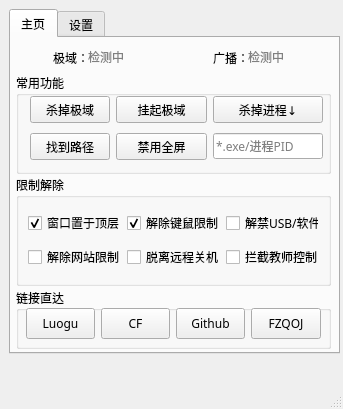
<?xml version="1.0" encoding="UTF-8"?>
<ui version="4.0">
 <class>MainWindow</class>
 <widget class="QMainWindow" name="MainWindow">
  <property name="geometry">
   <rect>
    <x>0</x>
    <y>0</y>
    <width>343</width>
    <height>409</height>
   </rect>
  </property>
  <property name="font">
   <font>
    <family>Microsoft YaHei UI Light</family>
   </font>
  </property>
  <property name="windowTitle">
   <string/>
  </property>
  <widget class="QWidget" name="centralwidget">
   <widget class="QTabWidget" name="tabWidget">
    <property name="geometry">
     <rect>
      <x>9</x>
      <y>9</y>
      <width>331</width>
      <height>345</height>
     </rect>
    </property>
    <property name="currentIndex">
     <number>0</number>
    </property>
    <widget class="QWidget" name="Home_Tab">
     <attribute name="title">
      <string>主页</string>
     </attribute>
     <widget class="QLabel" name="Radio_Label">
      <property name="geometry">
       <rect>
        <x>202</x>
        <y>9</y>
        <width>41</width>
        <height>21</height>
       </rect>
      </property>
      <property name="text">
       <string>广播：</string>
      </property>
     </widget>
     <widget class="QLabel" name="RadioState_Label">
      <property name="geometry">
       <rect>
        <x>237</x>
        <y>9</y>
        <width>41</width>
        <height>21</height>
       </rect>
      </property>
      <property name="text">
       <string>&lt;span style=&quot;color:grey&quot;&gt;检测中&lt;/span&gt;</string>
      </property>
     </widget>
     <widget class="QLabel" name="DoMainState_Label">
      <property name="geometry">
       <rect>
        <x>77</x>
        <y>9</y>
        <width>121</width>
        <height>21</height>
       </rect>
      </property>
      <property name="text">
       <string>&lt;span style=&quot;color:grey&quot;&gt;检测中&lt;/span&gt;</string>
      </property>
     </widget>
     <widget class="QLabel" name="DoMain_Label">
      <property name="geometry">
       <rect>
        <x>42</x>
        <y>9</y>
        <width>41</width>
        <height>21</height>
       </rect>
      </property>
      <property name="text">
       <string>极域：</string>
      </property>
     </widget>
     <widget class="QGroupBox" name="Often_GroupBox">
      <property name="geometry">
       <rect>
        <x>5</x>
        <y>35</y>
        <width>315</width>
        <height>101</height>
       </rect>
      </property>
      <property name="title">
       <string>常用功能</string>
      </property>
      <widget class="QLineEdit" name="Kill_LineEdit">
       <property name="geometry">
        <rect>
         <x>197</x>
         <y>60</y>
         <width>110</width>
         <height>26</height>
        </rect>
       </property>
       <property name="text">
        <string/>
       </property>
       <property name="placeholderText">
        <string>*.exe/进程PID</string>
       </property>
      </widget>
      <widget class="QPushButton" name="Find_Button">
       <property name="geometry">
        <rect>
         <x>14</x>
         <y>60</y>
         <width>80</width>
         <height>27</height>
        </rect>
       </property>
       <property name="text">
        <string>找到路径</string>
       </property>
      </widget>
      <widget class="QPushButton" name="Gua_Button">
       <property name="geometry">
        <rect>
         <x>100</x>
         <y>23</y>
         <width>91</width>
         <height>27</height>
        </rect>
       </property>
       <property name="text">
        <string>挂起极域</string>
       </property>
      </widget>
      <widget class="QPushButton" name="Kill_Button">
       <property name="geometry">
        <rect>
         <x>197</x>
         <y>23</y>
         <width>110</width>
         <height>27</height>
        </rect>
       </property>
       <property name="text">
        <string>杀掉进程↓</string>
       </property>
      </widget>
      <widget class="QPushButton" name="Full_Button">
       <property name="geometry">
        <rect>
         <x>100</x>
         <y>60</y>
         <width>91</width>
         <height>27</height>
        </rect>
       </property>
       <property name="text">
        <string>禁用全屏</string>
       </property>
      </widget>
      <widget class="QPushButton" name="Main_Button">
       <property name="geometry">
        <rect>
         <x>14</x>
         <y>23</y>
         <width>80</width>
         <height>27</height>
        </rect>
       </property>
       <property name="text">
        <string>杀掉极域</string>
       </property>
      </widget>
     </widget>
     <widget class="QGroupBox" name="Free_GroupBox">
      <property name="geometry">
       <rect>
        <x>5</x>
        <y>137</y>
        <width>315</width>
        <height>111</height>
       </rect>
      </property>
      <property name="title">
       <string>限制解除</string>
      </property>
      <layout class="QGridLayout" name="gridLayout_2">
       <item row="0" column="1">
        <widget class="QCheckBox" name="MB_CheckBox">
         <property name="text">
          <string>解除键鼠限制</string>
         </property>
         <property name="checked">
          <bool>true</bool>
         </property>
        </widget>
       </item>
       <item row="0" column="0">
        <widget class="QCheckBox" name="Top_CheckBox">
         <property name="text">
          <string>窗口置于顶层</string>
         </property>
         <property name="checked">
          <bool>true</bool>
         </property>
        </widget>
       </item>
       <item row="0" column="2">
        <widget class="QCheckBox" name="US_CheckBox">
         <property name="text">
          <string>解禁USB/软件</string>
         </property>
        </widget>
       </item>
       <item row="1" column="0">
        <widget class="QCheckBox" name="Web_CheckBox">
         <property name="text">
          <string>解除网站限制</string>
         </property>
        </widget>
       </item>
       <item row="1" column="1">
        <widget class="QCheckBox" name="Shutdown_CheckBox">
         <property name="text">
          <string>脱离远程关机</string>
         </property>
        </widget>
       </item>
       <item row="1" column="2">
        <widget class="QCheckBox" name="Teacher_CheckBox">
         <property name="text">
          <string>拦截教师控制</string>
         </property>
        </widget>
       </item>
      </layout>
     </widget>
     <widget class="QGroupBox" name="Link_GroupBox">
      <property name="geometry">
       <rect>
        <x>5</x>
        <y>250</y>
        <width>315</width>
        <height>61</height>
       </rect>
      </property>
      <property name="title">
       <string>链接直达</string>
      </property>
      <widget class="QPushButton" name="CF_Button">
       <property name="geometry">
        <rect>
         <x>85</x>
         <y>20</y>
         <width>69</width>
         <height>31</height>
        </rect>
       </property>
       <property name="text">
        <string>CF</string>
       </property>
      </widget>
      <widget class="QPushButton" name="Luogu_Button">
       <property name="geometry">
        <rect>
         <x>10</x>
         <y>20</y>
         <width>69</width>
         <height>31</height>
        </rect>
       </property>
       <property name="text">
        <string>Luogu</string>
       </property>
      </widget>
      <widget class="QPushButton" name="Github_Button">
       <property name="geometry">
        <rect>
         <x>160</x>
         <y>20</y>
         <width>69</width>
         <height>31</height>
        </rect>
       </property>
       <property name="text">
        <string>Github</string>
       </property>
      </widget>
      <widget class="QPushButton" name="FZQOJ_Button">
       <property name="geometry">
        <rect>
         <x>235</x>
         <y>20</y>
         <width>70</width>
         <height>31</height>
        </rect>
       </property>
       <property name="text">
        <string>FZQOJ</string>
       </property>
      </widget>
     </widget>
    </widget>
    <widget class="QWidget" name="Settings_Tab">
     <attribute name="title">
      <string>设置</string>
     </attribute>
     <widget class="QGroupBox" name="Normal_GroupBox">
      <property name="geometry">
       <rect>
        <x>5</x>
        <y>5</y>
        <width>315</width>
        <height>81</height>
       </rect>
      </property>
      <property name="title">
       <string>常规</string>
      </property>
      <widget class="QPushButton" name="Game_Button">
       <property name="geometry">
        <rect>
         <x>10</x>
         <y>20</y>
         <width>75</width>
         <height>23</height>
        </rect>
       </property>
       <property name="text">
        <string>摸鱼</string>
       </property>
      </widget>
     </widget>
     <widget class="QGroupBox" name="UI_GroupBox">
      <property name="geometry">
       <rect>
        <x>5</x>
        <y>90</y>
        <width>315</width>
        <height>85</height>
       </rect>
      </property>
      <property name="title">
       <string>UI</string>
      </property>
      <layout class="QGridLayout" name="gridLayout_3">
       <item row="1" column="2">
        <widget class="QCheckBox" name="Dark_CheckBox">
         <property name="text">
          <string>DarkTheme</string>
         </property>
         <property name="autoExclusive">
          <bool>true</bool>
         </property>
        </widget>
       </item>
       <item row="0" column="2">
        <widget class="QLabel" name="Transparent_Label">
         <property name="text">
          <string>窗口不透明度：</string>
         </property>
        </widget>
       </item>
       <item row="1" column="3">
        <widget class="QCheckBox" name="Cyberpunk_CheckBox">
         <property name="text">
          <string>Cyberpunk</string>
         </property>
         <property name="checked">
          <bool>true</bool>
         </property>
         <property name="autoExclusive">
          <bool>true</bool>
         </property>
        </widget>
       </item>
       <item row="0" column="0">
        <widget class="QCheckBox" name="RandTitle_CheckBox">
         <property name="text">
          <string>随机标题</string>
         </property>
        </widget>
       </item>
       <item row="1" column="0">
        <widget class="QCheckBox" name="Light_CheckBox">
         <property name="text">
          <string>LightTheme</string>
         </property>
         <property name="checked">
          <bool>false</bool>
         </property>
         <property name="autoExclusive">
          <bool>true</bool>
         </property>
        </widget>
       </item>
       <item row="0" column="3">
        <widget class="QSlider" name="Transparent_HorizontalSlider">
         <property name="minimum">
          <number>10</number>
         </property>
         <property name="maximum">
          <number>100</number>
         </property>
         <property name="singleStep">
          <number>1</number>
         </property>
         <property name="pageStep">
          <number>1</number>
         </property>
         <property name="value">
          <number>100</number>
         </property>
         <property name="sliderPosition">
          <number>100</number>
         </property>
         <property name="tracking">
          <bool>true</bool>
         </property>
         <property name="orientation">
          <enum>Qt::Horizontal</enum>
         </property>
        </widget>
       </item>
      </layout>
     </widget>
     <widget class="QPushButton" name="Restart_Button">
      <property name="geometry">
       <rect>
        <x>224</x>
        <y>290</y>
        <width>101</width>
        <height>23</height>
       </rect>
      </property>
      <property name="text">
       <string>重启以应用设置</string>
      </property>
     </widget>
    </widget>
   </widget>
  </widget>
  <widget class="QStatusBar" name="statusbar"/>
  <widget class="QMenuBar" name="menubar">
   <property name="geometry">
    <rect>
     <x>0</x>
     <y>0</y>
     <width>343</width>
     <height>23</height>
    </rect>
   </property>
  </widget>
  <action name="actionCMD">
   <property name="text">
    <string>CMD</string>
   </property>
  </action>
  <action name="actionPowerShell">
   <property name="text">
    <string>PowerShell</string>
   </property>
  </action>
  <action name="actionTaskmgr">
   <property name="text">
    <string>Taskmgr</string>
   </property>
  </action>
  <action name="actionAbout">
   <property name="text">
    <string>About</string>
   </property>
  </action>
  <action name="actionHelp">
   <property name="text">
    <string>Help</string>
   </property>
  </action>
  <action name="actionFeedback">
   <property name="text">
    <string>Feedback</string>
   </property>
  </action>
 </widget>
 <resources/>
 <connections/>
</ui>
